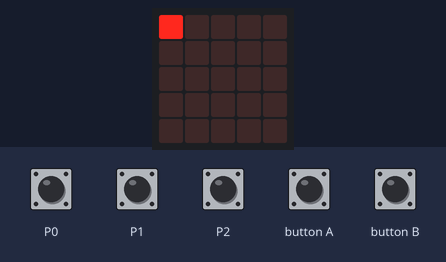
A program run on a simulated BBC micro:bit (MakeCode). Shown: the board's 5×5 LED display. The test bench sets the inputs (shaded band).

Above: at 1.2 s.
1.3 s: touch pin P1 pressed for 0.15 s
At 2.4 s:
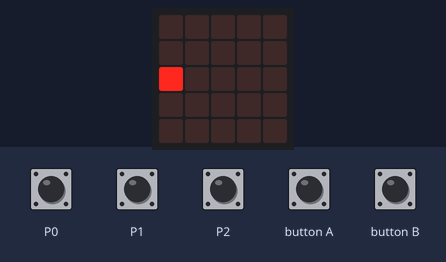
2.9 s: touch pin P2 pressed for 0.15 s
At 4.2 s:
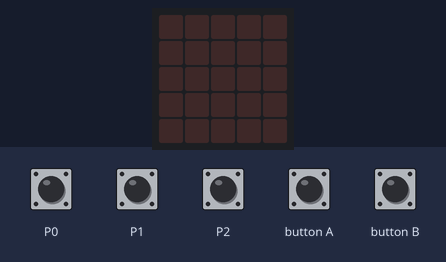
4.5 s: button B pressed for 0.15 s
At 5.1 s:
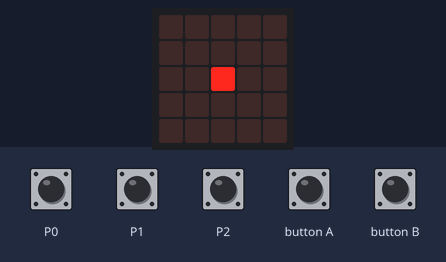
6.1 s: touch pin P0 pressed for 0.15 s
At 7.3 s:
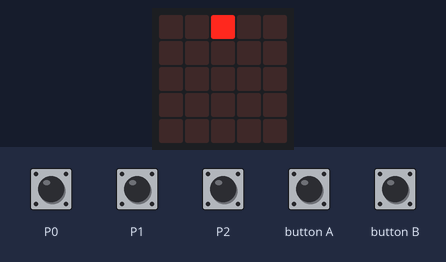
7.7 s: button B pressed for 0.15 s
At 9.0 s:
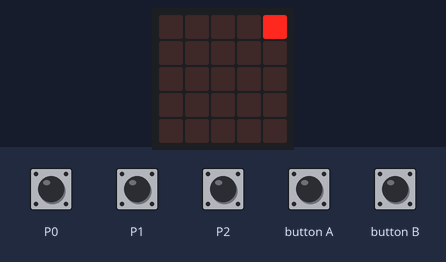
9.3 s: touch pin P1 pressed for 0.15 s
At 10.0 s:
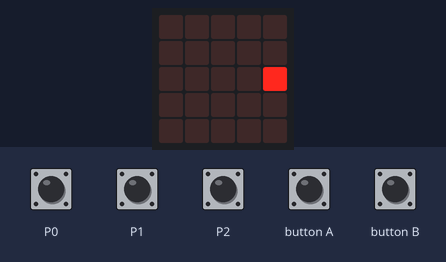
Timing chart, 0 to 11.9 s (numbered marks = the images above; inputs shaded):
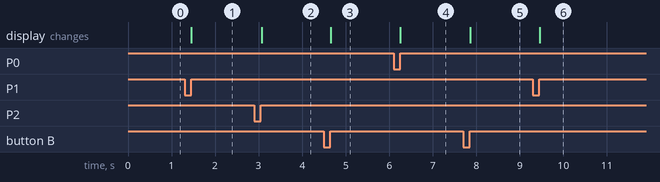

Measured:
- after the input at 1.3 s, the display: changes after 0.15 s (image 1)
- after the input at 2.9 s, the display: changes after 0.17 s (image 2)
- after the input at 4.5 s, the display: changes after 0.16 s (image 3)
- after the input at 6.1 s, the display: changes after 0.15 s (image 4)
- after the input at 7.7 s, the display: changes after 0.17 s (image 5)
- after the input at 9.3 s, the display: changes after 0.16 s (image 6)

The program:

main.ts
```typescript
input.onPinPressed(TouchPin.P0, function () {
    y += 1
    on = 0
})
input.onButtonPressed(Button.A, function () {
    x += -1
    on = 0
})
input.onPinPressed(TouchPin.P2, function () {
    on = 1
})
input.onButtonPressed(Button.B, function () {
    x += 1
    on = 0
})
input.onPinPressed(TouchPin.P1, function () {
    y += -1
    on = 0
})
let on = 0
let x = 0
let y = 0
on = 0
basic.forever(function () {
    if (y >= 0) {
        y = 0
    }
    if (y <= -2) {
        y = -2
    }
    if (x >= 2) {
        x = 2
    }
    if (x <= 0) {
        x = 0
    }
    if (y == 0 && on == 0) {
        if (x == 0) {
            led.plot(0, 0)
        } else {
            led.unplot(0, 0)
        }
    } else {
        led.unplot(0, 0)
    }
    if (y == 0 && x == 1 && on == 0) {
        led.plot(2, 0)
    } else {
        led.unplot(2, 0)
    }
    if (y == 0 && x == 2 && on == 0) {
        led.plot(4, 0)
    } else {
        led.unplot(4, 0)
    }
    if (y == -1 && x == 0 && on == 0) {
        led.plot(0, 2)
    } else {
        led.unplot(0, 2)
    }
    if (y == -1 && x == 1 && on == 0) {
        led.plot(2, 2)
    } else {
        led.unplot(2, 2)
    }
    if (y == -1 && x == 2 && on == 0) {
        led.plot(4, 2)
    } else {
        led.unplot(4, 2)
    }
    if (y == -2 && x == 0 && on == 0) {
        led.plot(0, 4)
    } else {
        led.unplot(0, 4)
    }
    if (y == -2 && x == 1 && on == 0) {
        led.plot(2, 4)
    } else {
        led.unplot(2, 4)
    }
    if (y == -2 && x == 2 && on == 0) {
        led.plot(4, 4)
    } else {
        led.unplot(4, 4)
    }
    if (x == 0 && (y == 0 && on == 1)) {
        led.plot(0, 0)
    }
})
```

test.ts
```typescript
// ide kerülnek a tesztek; a rendszer ezt nem kompilálja, ha a csomagot bővítményként használják.
```
